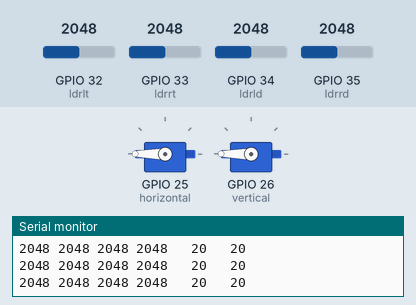
The sketch below on a simulated ESP32. Shown: 2 × servo, the last lines printed to the serial monitor. Inputs (shaded band) come from the test bench; at power-on: GPIO 32 (ldrlt) = 2048, GPIO 34 (ldrld) = 2048, GPIO 33 (ldrrt) = 2048, GPIO 35 (ldrrd) = 2048.

Above: at 4.2 s.
4.3 s: GPIO 32 (ldrlt) set to 2152
At 4.8 s:
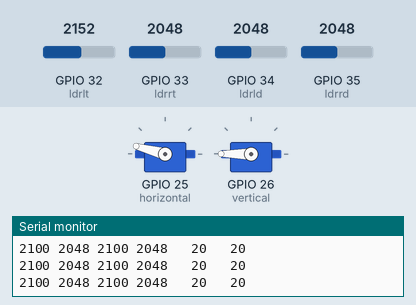
At 5.44 s:
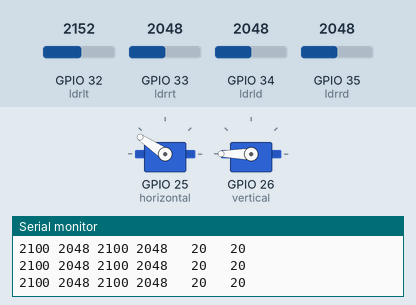
7.3 s: GPIO 34 (ldrld) set to 2134
10.3 s: GPIO 34 (ldrld) set to 2265
At 10.5 s:
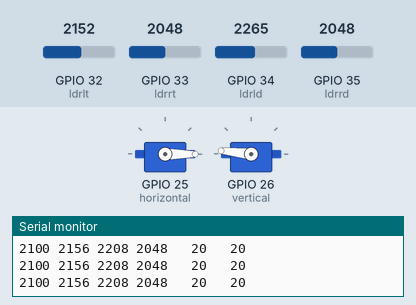
13.3 s: GPIO 33 (ldrrt) set to 2086
16.3 s: GPIO 33 (ldrrt) set to 2172
17.8 s: GPIO 35 (ldrrd) set to 2866
At 17.98 s:
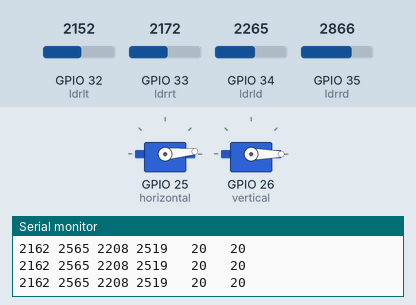
Timing chart, 0 to 23.7 s (numbered marks = the images above; inputs shaded):
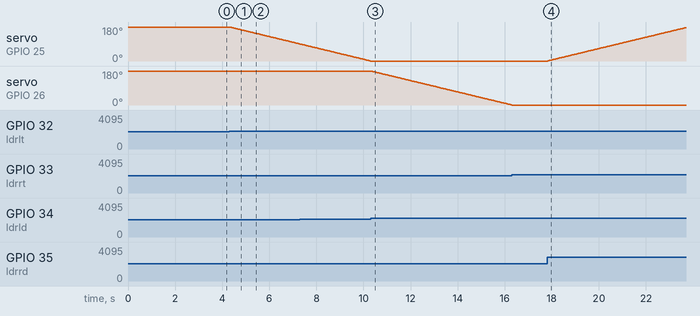

The sketch:

torreta.ino
```cpp
#include  <ESP32Servo.h> // libreria para los servo motores

// 180 horizontal MAXIMO
Servo horizontal; // declaramos el valor para el servo horizontal
int servoh = 180;

int servohLimitHigh = 180; //limite en posicion superior
int servohLimitLow = 0; //limite para posicion inferior


Servo vertical;   // vertical servo
int servov = 180;
int servovLimitHigh = 180;
int servovLimitLow = 0;


int ldrlt = 32; // conexion a las resistencias LDR
int ldrrt = 33;
int ldrld = 34;
int ldrrd = 35;

void setup()
{
  Serial.begin(9600);
  horizontal.attach(25); //servo horizontal pin digital 9
  vertical.attach(26); // servo vertical pin digital 10
  horizontal.write(180);
  vertical.write(180);
  delay(3000);
}

void loop()
{
  int lt = analogRead(ldrlt); // top left (superior izquierdo)
  int rt = analogRead(ldrrt); // top right (superior derecho)
  int ld = analogRead(ldrld); // down left (inferior izquierdo)
  int rd = analogRead(ldrrd); // down rigt (inferior derecho)

  // int dtime = analogRead(4)/20; // Opcional si utilizamos potenciometros para la velocidad
  // int tol = analogRead(5)/4;
  int dtime = 20;
  int tol = 20;

  int avt = (lt + rt) / 2; // valor superior maximo
  int avd = (ld + rd) / 2; // valor inferior maximo
  int avl = (lt + ld) / 2; // valor izquierdo maximo
  int avr = (rt + rd) / 2; // valor derecho maximo

  int dvert = avt - avd; // diferencia entre superior e inferior
  int dhoriz = avl - avr;// diferencia entre izquierdo y derecho


  Serial.print(avt);   // Imnprimir valores  de posicion en monitor serial
  Serial.print(" ");
  Serial.print(avd);
  Serial.print(" ");
  Serial.print(avl);
  Serial.print(" ");
  Serial.print(avr);
  Serial.print("   ");
  Serial.print(dtime);
  Serial.print("   ");
  Serial.print(tol);
  Serial.println(" ");


  if (-1*tol > dvert || dvert > tol) // revisar la diferencia para cambiar al angulo vertical
  {
  if (avt > avd)
  {
    servov = ++servov;
     if (servov > servovLimitHigh)
     {
      servov = servovLimitHigh;
     }
  }
  else if (avt < avd)
  {
    servov= --servov;
    if (servov < servovLimitLow)
  {
    servov = servovLimitLow;
  }
  }
  vertical.write(servov);
  }

  if (-1*tol > dhoriz || dhoriz > tol) // revisar la diferencia para cambiar al angulo horizontal
  {
  if (avl > avr)
  {
    servoh = --servoh;
    if (servoh < servohLimitLow)
    {
    servoh = servohLimitLow;
    }
  }
  else if (avl < avr)
  {
    servoh = ++servoh;
     if (servoh > servohLimitHigh)
     {
     servoh = servohLimitHigh;
     }
  }
  else if (avl = avr)
  {

  }
  horizontal.write(servoh);
  }
   delay(dtime);

}
```

Measured:
- the behaviour switches between 2089 and 2090 on GPIO 32 (ldrlt) (found by bisection; images 0 and 1)
- the behaviour switches between 2193 and 2194 on GPIO 34 (ldrld) (found by bisection; images 2 and 3)
- after the input at 4.3 s, servo on GPIO 25 (horizontal): moves from 180° to 90° over 3.0 s, starting at once
- after the input at 10.3 s, servo on GPIO 26 (vertical): moves from 180° to 90° over 3.0 s, starting at once
- after the input at 17.8 s, servo on GPIO 25 (horizontal): moves from 0° to 177° over 5.9 s, starting at once
